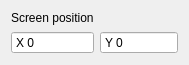
<?xml version="1.0" encoding="UTF-8"?>
<ui version="4.0">
 <class>ScreenMoveModule</class>
 <widget class="QWidget" name="ScreenMoveModule">
  <property name="geometry">
   <rect>
    <x>0</x>
    <y>0</y>
    <width>189</width>
    <height>65</height>
   </rect>
  </property>
  <property name="windowTitle">
   <string>Form</string>
  </property>
  <layout class="QGridLayout" name="gridLayout">
   <item row="0" column="0">
    <widget class="QFrame" name="screenPosFrame">
     <property name="frameShape">
      <enum>QFrame::NoFrame</enum>
     </property>
     <property name="frameShadow">
      <enum>QFrame::Raised</enum>
     </property>
     <layout class="QGridLayout" name="gridLayout_23">
      <property name="leftMargin">
       <number>0</number>
      </property>
      <property name="topMargin">
       <number>0</number>
      </property>
      <property name="rightMargin">
       <number>0</number>
      </property>
      <property name="bottomMargin">
       <number>0</number>
      </property>
      <item row="1" column="2">
       <widget class="QSpinBox" name="screenPosY">
        <property name="buttonSymbols">
         <enum>QAbstractSpinBox::NoButtons</enum>
        </property>
        <property name="accelerated">
         <bool>true</bool>
        </property>
        <property name="prefix">
         <string>Y </string>
        </property>
        <property name="maximum">
         <number>10000</number>
        </property>
       </widget>
      </item>
      <item row="1" column="1">
       <widget class="QSpinBox" name="screenPosX">
        <property name="buttonSymbols">
         <enum>QAbstractSpinBox::NoButtons</enum>
        </property>
        <property name="accelerated">
         <bool>true</bool>
        </property>
        <property name="suffix">
         <string/>
        </property>
        <property name="prefix">
         <string>X </string>
        </property>
        <property name="maximum">
         <number>10000</number>
        </property>
       </widget>
      </item>
      <item row="0" column="1">
       <widget class="QLabel" name="screenPosLabel">
        <property name="text">
         <string>Screen position</string>
        </property>
       </widget>
      </item>
     </layout>
    </widget>
   </item>
  </layout>
 </widget>
 <tabstops>
  <tabstop>screenPosX</tabstop>
  <tabstop>screenPosY</tabstop>
 </tabstops>
 <resources/>
 <connections/>
</ui>
